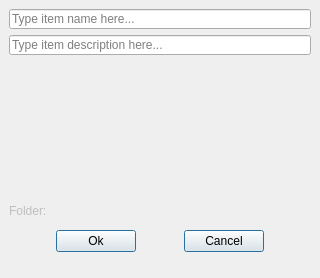
<?xml version="1.0" encoding="utf-8"?>
<!--
######################################################################################################################
# Copyright (C) 2017 - 2019 Spine project consortium
# This file is part of Spine Toolbox.
# Spine Toolbox is free software: you can redistribute it and/or modify it under the terms of the GNU Lesser General
# Public License as published by the Free Software Foundation, either version 3 of the License, or (at your option)
# any later version. This program is distributed in the hope that it will be useful, but WITHOUT ANY WARRANTY;
# without even the implied warranty of MERCHANTABILITY or FITNESS FOR A PARTICULAR PURPOSE. See the GNU Lesser General
# Public License for more details. You should have received a copy of the GNU Lesser General Public License along with
# this program. If not, see <http://www.gnu.org/licenses/>.
######################################################################################################################
-->
<ui version="4.0">
 <class>Form</class>
 <widget class="QWidget" name="Form">
  <property name="windowModality">
   <enum>Qt::ApplicationModal</enum>
  </property>
  <property name="geometry">
   <rect>
    <x>0</x>
    <y>0</y>
    <width>320</width>
    <height>278</height>
   </rect>
  </property>
  <property name="sizePolicy">
   <sizepolicy hsizetype="Fixed" vsizetype="Fixed">
    <horstretch>0</horstretch>
    <verstretch>0</verstretch>
   </sizepolicy>
  </property>
  <property name="windowTitle">
   <string>Add Data Interface</string>
  </property>
  <layout class="QVBoxLayout" name="verticalLayout_2">
   <property name="spacing">
    <number>0</number>
   </property>
   <property name="leftMargin">
    <number>0</number>
   </property>
   <property name="topMargin">
    <number>0</number>
   </property>
   <property name="rightMargin">
    <number>0</number>
   </property>
   <property name="bottomMargin">
    <number>0</number>
   </property>
   <item>
    <layout class="QVBoxLayout" name="verticalLayout">
     <property name="spacing">
      <number>6</number>
     </property>
     <property name="leftMargin">
      <number>9</number>
     </property>
     <property name="topMargin">
      <number>9</number>
     </property>
     <property name="rightMargin">
      <number>9</number>
     </property>
     <property name="bottomMargin">
      <number>0</number>
     </property>
     <item>
      <widget class="QLineEdit" name="lineEdit_name">
       <property name="sizePolicy">
        <sizepolicy hsizetype="Expanding" vsizetype="Fixed">
         <horstretch>0</horstretch>
         <verstretch>0</verstretch>
        </sizepolicy>
       </property>
       <property name="minimumSize">
        <size>
         <width>220</width>
         <height>20</height>
        </size>
       </property>
       <property name="maximumSize">
        <size>
         <width>5000</width>
         <height>20</height>
        </size>
       </property>
       <property name="toolTip">
        <string>&lt;html&gt;&lt;head/&gt;&lt;body&gt;&lt;p&gt;Item name (required)&lt;/p&gt;&lt;/body&gt;&lt;/html&gt;</string>
       </property>
       <property name="text">
        <string/>
       </property>
       <property name="placeholderText">
        <string>Type item name here...</string>
       </property>
       <property name="clearButtonEnabled">
        <bool>true</bool>
       </property>
      </widget>
     </item>
     <item>
      <widget class="QLineEdit" name="lineEdit_description">
       <property name="sizePolicy">
        <sizepolicy hsizetype="Expanding" vsizetype="Fixed">
         <horstretch>0</horstretch>
         <verstretch>0</verstretch>
        </sizepolicy>
       </property>
       <property name="minimumSize">
        <size>
         <width>220</width>
         <height>20</height>
        </size>
       </property>
       <property name="maximumSize">
        <size>
         <width>5000</width>
         <height>20</height>
        </size>
       </property>
       <property name="toolTip">
        <string>&lt;html&gt;&lt;head/&gt;&lt;body&gt;&lt;p&gt;Item description (optional)&lt;/p&gt;&lt;/body&gt;&lt;/html&gt;</string>
       </property>
       <property name="placeholderText">
        <string>Type item description here...</string>
       </property>
       <property name="clearButtonEnabled">
        <bool>true</bool>
       </property>
      </widget>
     </item>
     <item>
      <spacer name="verticalSpacer">
       <property name="orientation">
        <enum>Qt::Vertical</enum>
       </property>
       <property name="sizeHint" stdset="0">
        <size>
         <width>20</width>
         <height>41</height>
        </size>
       </property>
      </spacer>
     </item>
     <item>
      <widget class="QLabel" name="label_folder">
       <property name="enabled">
        <bool>false</bool>
       </property>
       <property name="contextMenuPolicy">
        <enum>Qt::NoContextMenu</enum>
       </property>
       <property name="toolTip">
        <string>&lt;html&gt;&lt;head/&gt;&lt;body&gt;&lt;p&gt;Folder name that is created to project folder&lt;/p&gt;&lt;/body&gt;&lt;/html&gt;</string>
       </property>
       <property name="text">
        <string>Folder:</string>
       </property>
       <property name="indent">
        <number>-1</number>
       </property>
      </widget>
     </item>
     <item>
      <layout class="QHBoxLayout" name="horizontalLayout_2">
       <property name="spacing">
        <number>0</number>
       </property>
       <property name="leftMargin">
        <number>0</number>
       </property>
       <property name="topMargin">
        <number>6</number>
       </property>
       <property name="rightMargin">
        <number>0</number>
       </property>
       <property name="bottomMargin">
        <number>6</number>
       </property>
       <item>
        <spacer name="horizontalSpacer">
         <property name="orientation">
          <enum>Qt::Horizontal</enum>
         </property>
         <property name="sizeHint" stdset="0">
          <size>
           <width>40</width>
           <height>20</height>
          </size>
         </property>
        </spacer>
       </item>
       <item>
        <widget class="QPushButton" name="pushButton_ok">
         <property name="text">
          <string>Ok</string>
         </property>
         <property name="default">
          <bool>true</bool>
         </property>
        </widget>
       </item>
       <item>
        <spacer name="horizontalSpacer_3">
         <property name="orientation">
          <enum>Qt::Horizontal</enum>
         </property>
         <property name="sizeHint" stdset="0">
          <size>
           <width>40</width>
           <height>20</height>
          </size>
         </property>
        </spacer>
       </item>
       <item>
        <widget class="QPushButton" name="pushButton_cancel">
         <property name="text">
          <string>Cancel</string>
         </property>
         <property name="default">
          <bool>true</bool>
         </property>
        </widget>
       </item>
       <item>
        <spacer name="horizontalSpacer_2">
         <property name="orientation">
          <enum>Qt::Horizontal</enum>
         </property>
         <property name="sizeHint" stdset="0">
          <size>
           <width>40</width>
           <height>20</height>
          </size>
         </property>
        </spacer>
       </item>
      </layout>
     </item>
    </layout>
   </item>
   <item>
    <layout class="QHBoxLayout" name="horizontalLayout_statusbar_placeholder">
     <property name="bottomMargin">
      <number>0</number>
     </property>
     <item>
      <widget class="QWidget" name="widget_invisible_dummy" native="true">
       <property name="sizePolicy">
        <sizepolicy hsizetype="Fixed" vsizetype="Fixed">
         <horstretch>0</horstretch>
         <verstretch>0</verstretch>
        </sizepolicy>
       </property>
       <property name="minimumSize">
        <size>
         <width>0</width>
         <height>20</height>
        </size>
       </property>
       <property name="maximumSize">
        <size>
         <width>0</width>
         <height>20</height>
        </size>
       </property>
      </widget>
     </item>
    </layout>
   </item>
  </layout>
 </widget>
 <tabstops>
  <tabstop>lineEdit_name</tabstop>
  <tabstop>lineEdit_description</tabstop>
  <tabstop>pushButton_ok</tabstop>
  <tabstop>pushButton_cancel</tabstop>
 </tabstops>
 <resources/>
 <connections/>
</ui>
